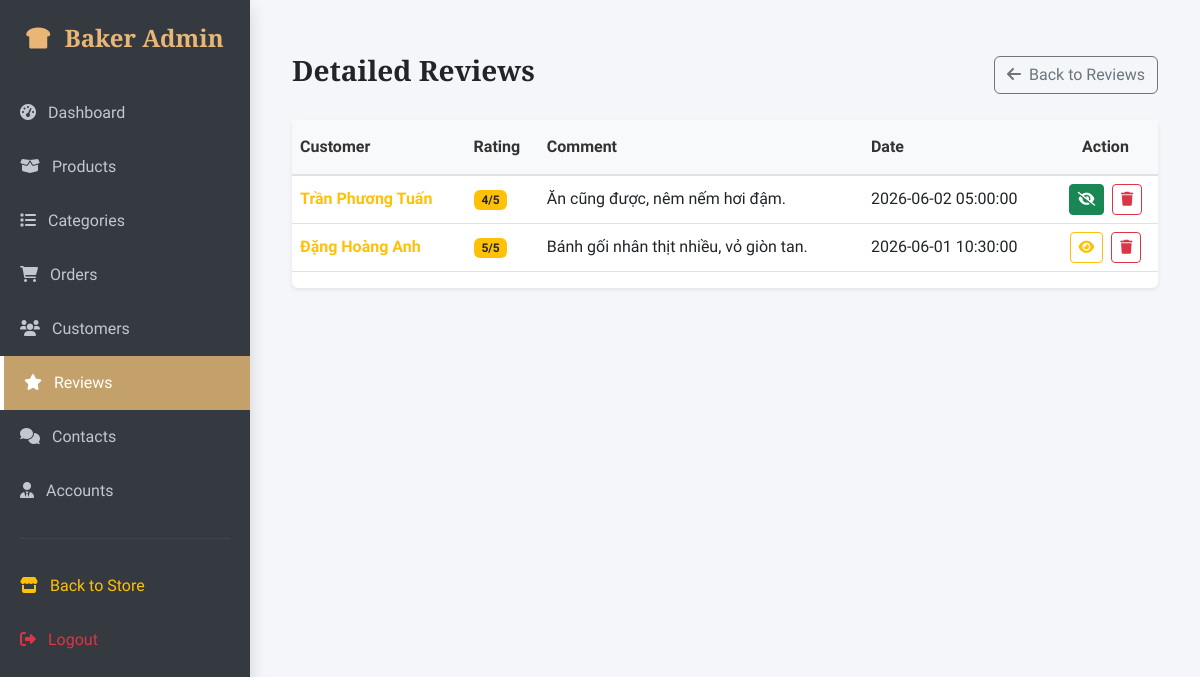
The page /admin/index.php?page=review_detail&id=25 (signed in) on the database as committed earlier.
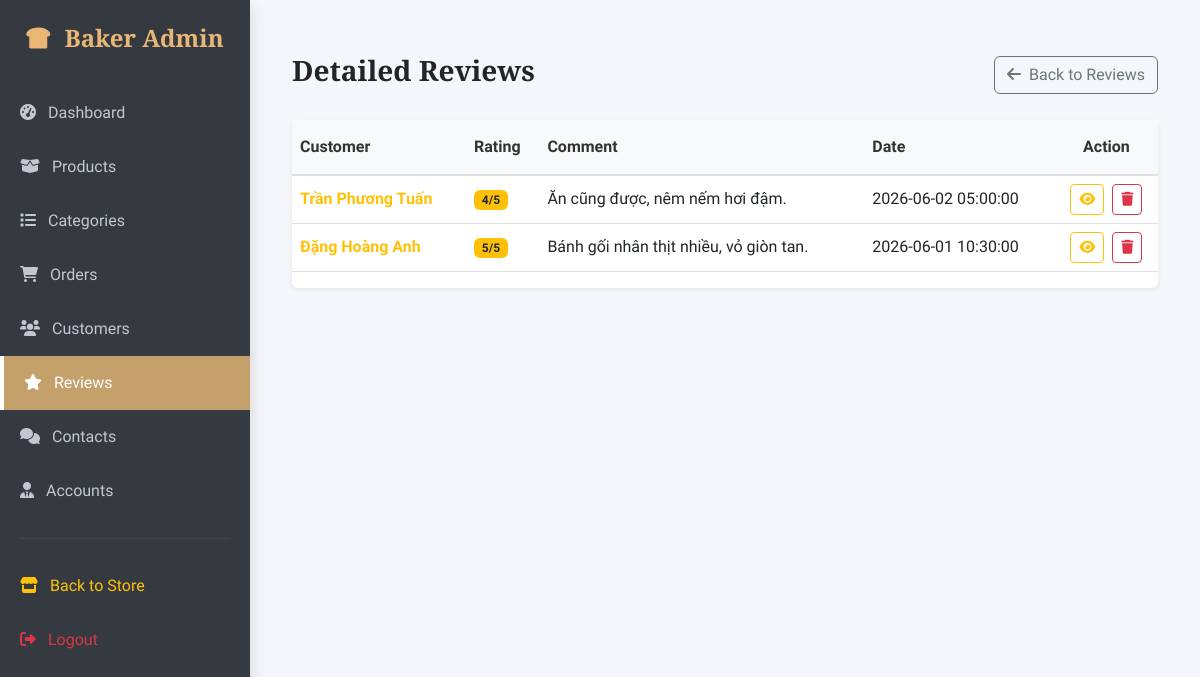
The same page on the database as committed later.
### tables this page shows
CREATE TABLE `reviews` (
  `review_id` int(11) NOT NULL,
  `account_id` int(11) NOT NULL,
  `product_id` int(11) NOT NULL,
  `order_id` int(11) NOT NULL,
  `rating` int(11) NOT NULL CHECK (`rating` >= 1 and `rating` <= 5),
  `comment` text DEFAULT NULL,
  `created_at` timestamp NOT NULL DEFAULT current_timestamp(),
  `status` int(11) DEFAULT 1
);

CREATE TABLE `customers` (
  `customer_id` int(11) NOT NULL,
  `full_name` varchar(100) NOT NULL,
  `address` text DEFAULT NULL,
  `phone_number` varchar(15) DEFAULT NULL,
  `email` varchar(100) DEFAULT NULL
);

### app/controllers/AdminReviewController.php (called while the page is built, shortened)
<?php
class AdminReviewController {
    private $db;
    public function __construct($db) {
        $this->db = $db;
    }
    public function detail($product_id) {
        $product_id = mysqli_real_escape_string($this->db, $product_id);
     $sql = "SELECT r.*, c.full_name
                FROM reviews r
                JOIN customers c ON r.account_id = c.customer_id
                WHERE r.product_id = '$product_id'
                ORDER BY r.created_at DESC";
        $reviews_detail = mysqli_query($this->db, $sql);
        require_once 'views/review_detail.php';
    }
}

### admin/views/review_detail.php (the view)
<div class="container-fluid py-4">
    <div class="d-flex justify-content-between align-items-center mb-4">
        <h3 class="fw-bold text-dark">Detailed Reviews</h3>
        <a href="index.php?page=reviews" class="btn btn-outline-secondary"><i class="fas fa-arrow-left me-2"></i>Back to Reviews</a>
    </div>
    <div class="card shadow-sm border-0">
        <div class="card-body p-0">
            <div class="table-responsive">
                <table class="table table-hover align-middle">
    <thead>
        <tr>
            <th>Customer</th>
            <th>Rating</th>
            <th>Comment</th>
            <th>Date</th>
            <th class="text-center">Action</th>
        </tr>
    </thead>
    <tbody>
        <?php
        while ($row = mysqli_fetch_assoc($reviews_detail)):
            $r_id = $row['review_id'] ?? $row['id'];
            $status_val = isset($row['status']) ? $row['status'] : 1;
        ?>
        <tr>
            <td class="fw-bold text-warning"><?php echo $row['full_name']; ?></td>
            <td><span class="badge bg-warning text-dark"><?php echo $row['rating']; ?>/5</span></td>
            <td><?php echo $row['comment']; ?></td>
            <td><?php echo $row['created_at']; ?></td>
            <td class="text-center">
                <a href="index.php?page=reviews&action=toggle_review&id=<?php echo $r_id; ?>"
                   class="btn btn-sm btn-<?php echo ($status_val == 1) ? 'outline-warning' : 'success'; ?> me-1"
                   title="<?php echo ($status_val == 1) ? 'Ẩn đánh giá' : 'Hiện đánh giá'; ?>">
                    <i class="fas <?php echo ($status_val == 1) ? 'fa-eye' : 'fa-eye-slash'; ?>"></i>
                </a>
                <a href="index.php?page=reviews&action=delete_review&id=<?php echo $r_id; ?>"
                   class="btn btn-sm btn-outline-danger"
                   onclick="return confirm('Xóa bình luận này?');" title="Xóa bình luận">
                    <i class="fas fa-trash"></i>
                </a>
            </td>
        </tr>
        <?php endwhile; ?>
    </tbody>
</table>
            </div>
        </div>
    </div>
</div>

Rows that differ between the two databases and show on the page:
changed reviews "Ăn cũng được, nêm nếm hơi đậm.": status 0 → 1 (drawn)
